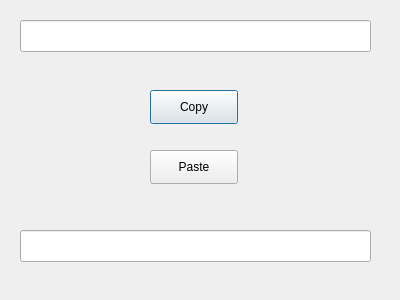
<?xml version="1.0" encoding="UTF-8"?>
<ui version="4.0">
 <class>Dialog</class>
 <widget class="QDialog" name="Dialog">
  <property name="geometry">
   <rect>
    <x>0</x>
    <y>0</y>
    <width>400</width>
    <height>300</height>
   </rect>
  </property>
  <property name="windowTitle">
   <string>Dialog</string>
  </property>
  <widget class="QLineEdit" name="lineEdit">
   <property name="geometry">
    <rect>
     <x>20</x>
     <y>20</y>
     <width>351</width>
     <height>32</height>
    </rect>
   </property>
  </widget>
  <widget class="QPushButton" name="pushButton">
   <property name="geometry">
    <rect>
     <x>150</x>
     <y>90</y>
     <width>88</width>
     <height>34</height>
    </rect>
   </property>
   <property name="text">
    <string>Copy</string>
   </property>
  </widget>
  <widget class="QPushButton" name="pushButton_2">
   <property name="geometry">
    <rect>
     <x>150</x>
     <y>150</y>
     <width>88</width>
     <height>34</height>
    </rect>
   </property>
   <property name="text">
    <string>Paste</string>
   </property>
  </widget>
  <widget class="QLineEdit" name="lineEdit_2">
   <property name="geometry">
    <rect>
     <x>20</x>
     <y>230</y>
     <width>351</width>
     <height>32</height>
    </rect>
   </property>
  </widget>
 </widget>
 <resources/>
 <connections>
  <connection>
   <sender>pushButton</sender>
   <signal>pressed()</signal>
   <receiver>lineEdit</receiver>
   <slot>selectAll()</slot>
   <hints>
    <hint type="sourcelabel">
     <x>186</x>
     <y>105</y>
    </hint>
    <hint type="destinationlabel">
     <x>184</x>
     <y>38</y>
    </hint>
   </hints>
  </connection>
  <connection>
   <sender>pushButton</sender>
   <signal>released()</signal>
   <receiver>lineEdit</receiver>
   <slot>copy()</slot>
   <hints>
    <hint type="sourcelabel">
     <x>151</x>
     <y>107</y>
    </hint>
    <hint type="destinationlabel">
     <x>141</x>
     <y>38</y>
    </hint>
   </hints>
  </connection>
  <connection>
   <sender>pushButton_2</sender>
   <signal>clicked()</signal>
   <receiver>lineEdit_2</receiver>
   <slot>paste()</slot>
   <hints>
    <hint type="sourcelabel">
     <x>214</x>
     <y>169</y>
    </hint>
    <hint type="destinationlabel">
     <x>219</x>
     <y>240</y>
    </hint>
   </hints>
  </connection>
 </connections>
</ui>
